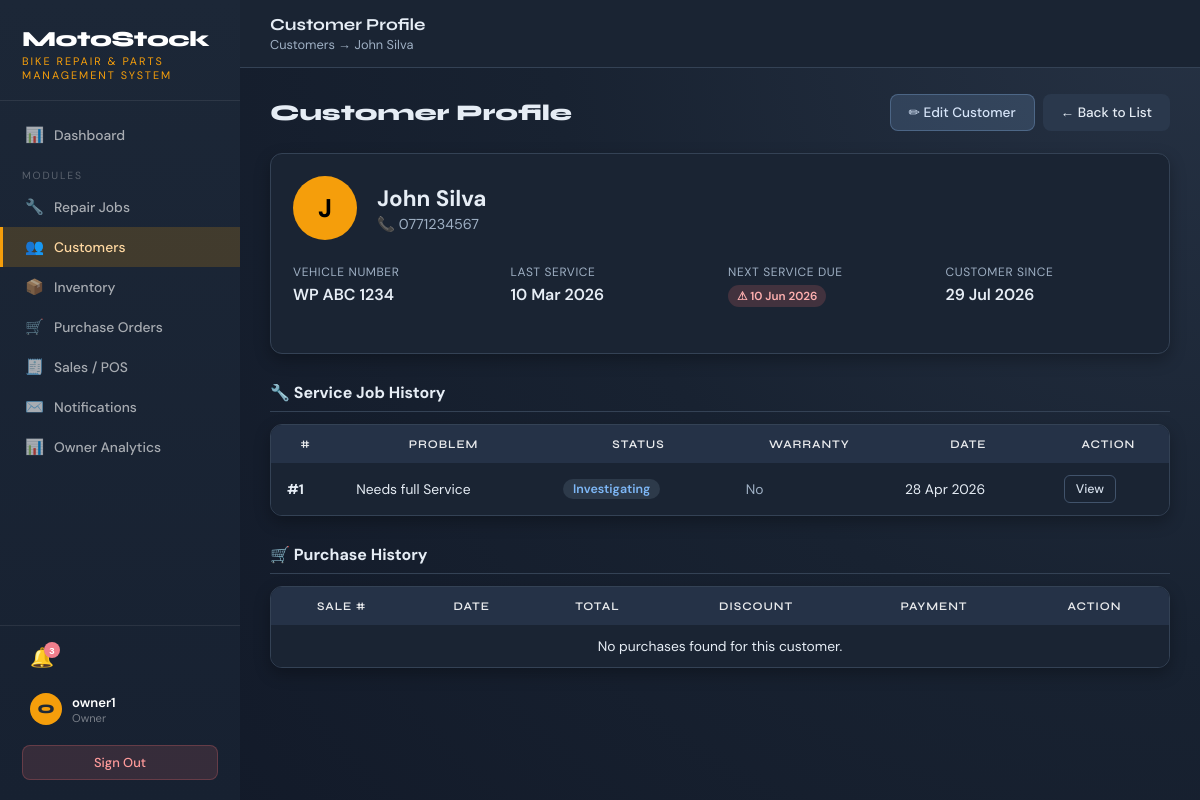
Page /pages/customer/view.php?id=1 (signed in) on the committed database.
### tables this page shows
CREATE TABLE IF NOT EXISTS `customer` (
  `customerID` int NOT NULL AUTO_INCREMENT,
  `name` varchar(100) NOT NULL,
  `phone` varchar(20) DEFAULT NULL,
  `vehicleNo` varchar(20) DEFAULT NULL,
  `lastServiceDate` date DEFAULT NULL,
  `nextServiceDue` date DEFAULT NULL,
  `created_at` datetime DEFAULT CURRENT_TIMESTAMP,
  PRIMARY KEY (`customerID`)
);

CREATE TABLE IF NOT EXISTS `servicejob` (
  `jobID` int NOT NULL AUTO_INCREMENT,
  `bikeNo` varchar(20) DEFAULT NULL,
  `customerID` int DEFAULT NULL,
  `problemDescription` text,
  `status` enum('Investigating','InformingCustomer','Repairing','Finished') DEFAULT 'Investigating',
  `isWarranty` tinyint(1) DEFAULT '0',
  `created_at` datetime DEFAULT CURRENT_TIMESTAMP,
  PRIMARY KEY (`jobID`),
  KEY `fk_servicejob_customer` (`customerID`)
);

### pages/customer/view.php (the view, shortened to what this page needs)
<?php
require_once '../../includes/config.php';
$id = isset($_GET['id']) ? (int)$_GET['id'] : 0;
$res = $conn->query("SELECT * FROM Customer WHERE customerID = $id");
$customer = $res->fetch_assoc();
$jobs = $conn->query("SELECT * FROM servicejob WHERE customerID = $id ORDER BY created_at DESC");
$sales = $conn->query("SELECT * FROM sale WHERE customerID = $id ORDER BY saleDate DESC");
$today = date('Y-m-d');
$isOverdue = $customer['nextServiceDue'] && $customer['nextServiceDue'] < $today;
?>
<!DOCTYPE html>
<html lang="en">
<head>
  <link rel="stylesheet" href="../../assets/css/styles.css">
</head>
<body>
<?php require_once '../../includes/sidebar.php'; ?>
<div class="main-wrap">
  <div class="topbar">
    <div>
      <div class="topbar-title">Customer Profile</div>
      <div class="topbar-breadcrumb">Customers → <?= htmlspecialchars($customer['name']) ?></div>
    </div>
  </div>
  <div class="main-content">
    <div class="page-header">
      <div class="page-title">Customer Profile</div>
      <div style="display:flex;gap:8px;">
        <?php if (in_array($_SESSION['role'], ['Owner','Cashier'])): ?>
        <a href="create.php?id=<?= $id ?>" class="btn btn-warning">✏ Edit Customer</a>
        <?php endif; ?>
        <a href="list.php" class="btn btn-secondary">← Back to List</a>
      </div>
    </div>
    <div class="card mb-3">
      <div class="card-body">
        <div class="profile-header">
          <div class="profile-avatar"><?= strtoupper(mb_substr($customer['name'], 0, 1)) ?></div>
          <div>
            <div class="profile-name"><?= htmlspecialchars($customer['name']) ?></div>
            <div class="profile-sub">
              <?= $customer['phone'] ? '📞 ' . htmlspecialchars($customer['phone']) : '' ?>
            </div>
          </div>
        </div>
        <div class="detail-grid">
          <div class="detail-item">
            <label>Vehicle Number</label>
            <span><?= $customer['vehicleNo'] ? htmlspecialchars($customer['vehicleNo']) : '—' ?></span>
          </div>
          <div class="detail-item">
            <label>Last Service</label>
            <span><?= $customer['lastServiceDate'] ? date('d M Y', strtotime($customer['lastServiceDate'])) : '—' ?></span>
          </div>
          <div class="detail-item">
            <label>Next Service Due</label>
            <span>
              <?php if ($customer['nextServiceDue']): ?>
                <?php if ($isOverdue): ?>
                  <span class="badge badge-danger">⚠ <?= date('d M Y', strtotime($customer['nextServiceDue'])) ?></span>
                <?php else: ?>
                  <?= date('d M Y', strtotime($customer['nextServiceDue'])) ?>
                <?php endif; ?>
              <?php else: ?>—<?php endif; ?>
            </span>
          </div>
          <div class="detail-item">
            <label>Customer Since</label>
            <span><?= date('d M Y', strtotime($customer['createdAt'] ?? 'now')) ?></span>
          </div>
        </div>
      </div>
    </div>
    <div class="section-title">🔧 Service Job History</div>
    <div class="table-wrap">
      <table class="table">
        <thead>
          <tr>
            <th>#</th>
            <th>Problem</th>
            <th>Status</th>
            <th>Warranty</th>
            <th>Date</th>
            <th>Action</th>
          </tr>
        </thead>
        <tbody>
        <?php if ($jobs->num_rows === 0): ?>
          <tr><td colspan="6" class="empty-state" style="text-align:center">No service jobs found for this customer.</td></tr>
        <?php else: ?>
          <?php while ($job = $jobs->fetch_assoc()): ?>
          <tr>
            <td><strong>#<?= $job['jobID'] ?></strong></td>
            <td><?= htmlspecialchars($job['problemDescription']) ?></td>
            <td><span class="status-badge status-<?= htmlspecialchars(preg_replace('/[^A-Za-z0-9_-]/', '', (string)$job['status'])) ?>"><?= htmlspecialchars($job['status']) ?></span></td>
            <td><?= $job['isWarranty'] ? '<span class="badge badge-success">Yes</span>' : '<span class="text-muted">No</span>' ?></td>
            <td><?= date('d M Y', strtotime($job['created_at'])) ?></td>
            <td><a href="../repair/list.php?search=<?= urlencode($job['bikeNo']) ?>" class="btn btn-sm btn-outline">View</a></td>
          </tr>
          <?php endwhile; ?>
        <?php endif; ?>
        </tbody>
      </table>
    </div>
    <div class="section-title">🛒 Purchase History</div>
    <div class="table-wrap">
      <table class="table">
        <thead>
          <tr>
            <th>Sale #</th>
            <th>Date</th>
            <th>Total</th>
            <th>Discount</th>
            <th>Payment</th>
            <th>Action</th>
          </tr>
        </thead>
        <tbody>
        <?php if ($sales->num_rows === 0): ?>
          <tr><td colspan="6" class="empty-state" style="text-align:center">No purchases found for this customer.</td></tr>
        <?php endif; ?>
        </tbody>
      </table>
    </div>
  </div>
</div>
</body>
</html>

### assets/css/styles.css (style rules this page uses)
:root { --navy: #1f2937; --navy-mid: #273447; --navy-lite: #334155; --amber: #f59e0b; --amber-dk: #d97706; --red: #f07f8d; --green: #f6ad55; --blue: #7ea7d8; --bg: #111827; --surface: #1a2433; --border: #344255; --text: #e6edf5; --muted: #9fb0c4; --sidebar-w: 240px; --radius: 12px; --shadow: 0 14px 34px rgba(0,0,0,.35); --shadow-sm: 0 6px 16px rgba(0,0,0,.28); }
*, *::before, *::after { box-sizing: border-box; margin: 0; padding: 0; }
body { font-family: 'DM Sans', sans-serif; background: radial-gradient(circle at top right, #263244 0%, #182231 45%, #111827 100%); color: var(--text); min-height: 100vh; display: flex; }
.main-wrap { margin-left: var(--sidebar-w); flex: 1; min-height: 100vh; display: flex; flex-direction: column; }
.topbar { background: var(--surface); border-bottom: 1px solid var(--border); padding: 14px 30px; display: flex; align-items: center; justify-content: space-between; position: sticky; top: 0; z-index: 50; }
.topbar-title { font-family: 'Syne', sans-serif; font-weight: 700; font-size: 1.05rem; color: var(--text); }
.topbar-breadcrumb { font-size: .8rem; color: var(--muted); margin-top: 1px; }
.main-content { padding: 26px 30px; flex: 1; }
.page-header { display: flex; align-items: center; justify-content: space-between; margin-bottom: 22px; flex-wrap: wrap; gap: 12px; }
.page-title { font-family: 'Syne', sans-serif; font-size: 1.4rem; font-weight: 800; color: var(--text); }
.card { background: var(--surface); border-radius: var(--radius); border: 1px solid var(--border); box-shadow: var(--shadow-sm); overflow: hidden; }
.card-body { padding: 22px; }
.table-wrap { border-radius: var(--radius); overflow: hidden; box-shadow: var(--shadow-sm); border: 1px solid var(--border); }
table.table { width: 100%; border-collapse: collapse; background: var(--surface); }
table.table thead th { background: #253247; color: rgba(255,255,255,.9); font-family: 'Syne', sans-serif; font-size: .73rem; font-weight: 600; letter-spacing: .9px; text-transform: uppercase; padding: 12px 16px; white-space: nowrap; }
table.table tbody tr { border-bottom: 1px solid var(--border); transition: background .14s; }
table.table tbody tr:last-child { border-bottom: none; }
table.table tbody td { padding: 12px 16px; font-size: .865rem; color: var(--text); }
.badge { display: inline-flex; align-items: center; padding: 3px 9px; border-radius: 20px; font-size: .73rem; font-weight: 600; }
.badge-danger { background: rgba(248,113,113,.18); color: #ffb0b0; }
.btn { display: inline-flex; align-items: center; gap: 6px; padding: 9px 18px; border-radius: 8px; font-size: .85rem; font-weight: 500; text-decoration: none; cursor: pointer; border: none; transition: opacity .15s, transform .14s; white-space: nowrap; }
.btn-secondary { background: #2a384c; color: #e6edf5; }
.btn-outline { background: transparent; border: 1.5px solid #41536b; color: #d4deea; }
.btn-warning { background: rgba(126,167,216,.2); color: #d8e6fa; border: 1px solid rgba(126,167,216,.35); }
.btn-sm { padding: 5px 11px; font-size: .78rem; border-radius: 6px; }
.mb-3 { margin-bottom:24px }
.text-muted { color:var(--muted) }

### pages/customer/view.php (style rules this page uses)
.profile-header { display:flex; align-items:center; gap:20px; margin-bottom:24px; }
.profile-avatar { width:64px; height:64px; border-radius:50%; background:var(--amber); display:flex; align-items:center; justify-content:center; font-size:1.6rem; font-weight:800; color:#000; flex-shrink:0; }
.profile-name { font-size:1.4rem; font-weight:700; }
.profile-sub { color:var(--muted); font-size:.9rem; margin-top:2px; }
.detail-grid { display:grid; grid-template-columns:repeat(auto-fill,minmax(200px,1fr)); gap:16px; margin-bottom:24px; }
.detail-item label { display:block; font-size:.75rem; color:var(--muted); text-transform:uppercase; letter-spacing:.05em; margin-bottom:4px; }
.detail-item span { font-weight:600; }
.section-title { font-size:1rem; font-weight:700; margin:28px 0 12px; border-bottom:1px solid var(--border); padding-bottom:8px; }
.empty-state { color:var(--muted); font-size:.9rem; padding:16px 0; }
.status-badge { display:inline-block; padding:2px 10px; border-radius:20px; font-size:.78rem; font-weight:600; }
.status-Investigating { background:#2d3a4a; color:#7eb8f7; }

### rows in the picture
customer: name "John Silva", name "J", phone "0771234567", vehicleNo "WP ABC 1234", lastServiceDate "10 Mar 2026", nextServiceDue "10 Jun 2026"
servicejob: jobID "1", problemDescription "Needs full Service", status "Investigating", isWarranty "No", created_at "28 Apr 2026"

### other values in the picture
$p['icon'] "📊"
$p['label'] "Dashboard"
$p['icon'] "🔧"
$p['label'] "Repair Jobs"
$p['icon'] "👥"
$p['label'] "Customers"
$p['icon'] "📦"
$p['label'] "Inventory"
$p['icon'] "🛒"
$p['label'] "Purchase Orders"
$p['icon'] "🧾"
$p['label'] "Sales / POS"
$p['icon'] "✉️"
$p['label'] "Notifications"
$p['label'] "Owner Analytics"
